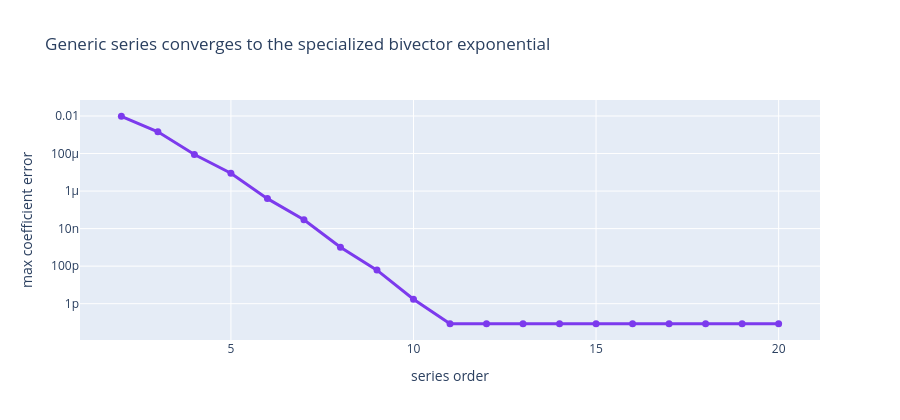

Notebook source saved alongside this figure:
### Markdown cell above
## Applied Lab: Nonlinear Functions Need Predictable Intermediates

Linear products are easy to specialize because their output basis support follows from the input basis support. Nonlinear algorithms are more subtle. Inversion, exponentiation, classification, factorization, meet, and join may contain branches whose outcomes depend on numeric values, not only on types. A generator can still help, but only where the intermediate types are fixed.

A good example is the exponential of a Euclidean bivector. If the generator knows the input is a 3-D bivector, then the square is a scalar. That unlocks the closed form

$$
\exp(B) = \cos(\theta) + \frac{\sin(\theta)}{\theta} B, \quad B^2 = -\theta^2.
$$

A generic multivector exponential cannot assume that. It needs either a runtime test or a general series. The code below compares the closed form with a generic truncated series and also checks the versor inverse pattern `reverse(V) / (V reverse(V))` for the resulting rotor-like value.

### Code cell
B = {3: 0.18, 5: -0.24, 6: 0.31}
B_square = ch22.geometric_product_terms(B, B, e3)
closed_exp = ch22.bivector_exp_closed_form(B, e3)
orders = list(range(2, 21))
errors = []
for order in orders:
    series_exp = ch22.exp_series(B, e3, order=order)
    errors.append(ch22.max_term_error(closed_exp, series_exp))

inverse_exp = ch22.versor_inverse(closed_exp, e3)
identity_check = ch22.geometric_product_terms(closed_exp, inverse_exp, e3)
identity_error = ch22.max_term_error(identity_check, {0: 1.0})

fig_nonlinear = go.Figure(
    data=go.Scatter(
        x=orders,
        y=errors,
        mode="lines+markers",
        line=dict(color="#7c3aed", width=3),
        marker=dict(size=7),
        hovertemplate="series order %{x}<br>max error %{y:.3e}<extra></extra>",
    )
)
fig_nonlinear.update_layout(
    title="Generic series converges to the specialized bivector exponential",
    xaxis_title="series order",
    yaxis_title="max coefficient error",
    yaxis_type="log",
    height=420,
)
nonlinear_path = save_plot(fig_nonlinear, "plots", "nonlinear-exp-series-error.html")
fig_nonlinear.show()

assert set(B_square) == {0}
assert errors[-1] < 1e-12
assert identity_error < 1e-12
print("B^2:", ch22.format_multivector(B_square, e3))
print("closed exp(B):", ch22.format_multivector(closed_exp, e3))
print("exp(B) inverse check:", ch22.format_multivector(identity_check, e3))
print(f"final series error: {errors[-1]:.3e}")
print(f"Nonlinear convergence plot written to {rel(nonlinear_path)}")

### Figure 1 — Plotly figure (JSON) as saved in the notebook; plotly's stock layout.template omitted (floating-point values rounded to 4 significant figures)
{"data": [{"hovertemplate": "series order %{x}<br>max error %{y:.3e}<extra></extra>", "line": {"color": "#7c3aed", "width": 3}, "marker": {"size": 7}, "mode": "lines+markers", "type": "scatter", "x": [2, 3, 4, 5, 6, 7, 8, 9, 10, 11, 12, 13, 14, 15, 16, 17, 18, 19, 20], "y": [0.009526, 0.001434, 8.907e-05, 8.922e-06, 3.954e-07, 2.969e-08, 1.023e-09, 6.143e-11, 1.732e-12, 8.66e-14, 8.66e-14, 8.66e-14, 8.66e-14, 8.66e-14, 8.66e-14, 8.66e-14, 8.66e-14, 8.66e-14, 8.66e-14]}], "layout": {"height": 420, "title": {"text": "Generic series converges to the specialized bivector exponential"}, "xaxis": {"title": {"text": "series order"}}, "yaxis": {"title": {"text": "max coefficient error"}, "type": "log"}}}
